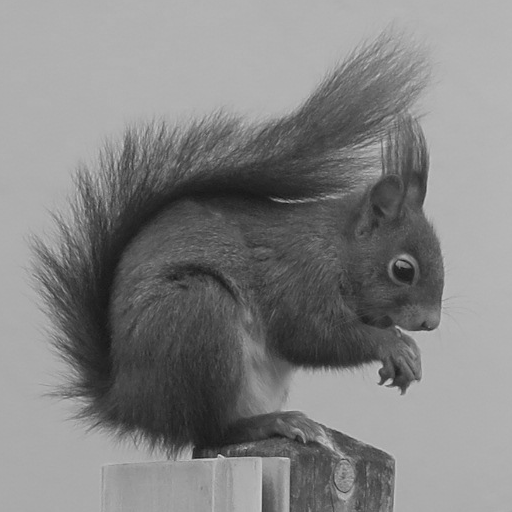
#> input picture LAB/squirrel.png, 512 x 512 px
$ jupyter execute --allow-errors LAB3.ipynb
#> lines starting #> are read from the running program, lines starting #| are printed output that depends on the picture; long printed decimals are rounded
[cell 1]
import skimage.io as io
import matplotlib.pyplot as plt
import skimage as sk
import skimage.color as clr
import matplotlib as mat
import numpy as np
import scipy as sc
import glob


squirrel = io.imread('squirrel.png')
#> squirrel is the input picture: shape (512, 512); min 23, max 213, mean 131
DCTSQ = sc.fftpack.dctn(squirrel,norm='ortho')
fig, ax = plt.subplots(1,4, figsize = (60,60))
ax[0].imshow(squirrel,cmap='gray')
ax[1].imshow(np.log(abs(DCTSQ)),cmap='gray') #On remarque une grande intensité dans les basses fréquences
Mask = np.zeros(DCTSQ.shape)
carre = 200
Mask[0:carre,0:carre] = 1
ConvolveSquirrel = Mask * DCTSQ
ax[2].imshow(np.log(abs(ConvolveSquirrel)),cmap='gray')
CompressSquirrel = sc.fftpack.idctn(ConvolveSquirrel,norm='ortho')
ax[3].imshow(CompressSquirrel,cmap='gray')
MSE = ((np.linalg.norm(squirrel-CompressSquirrel))**2)/(512**2)
#> MSE = 19.46
print('MSE = ',MSE)
#| MSE =  19.463
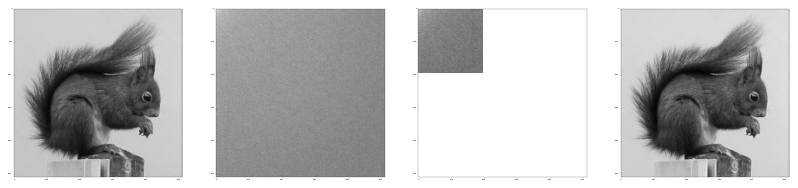
#> figure drawn by matplotlib, 4 panels


$ run again, with LAB/haze.png copied over LAB/squirrel.png
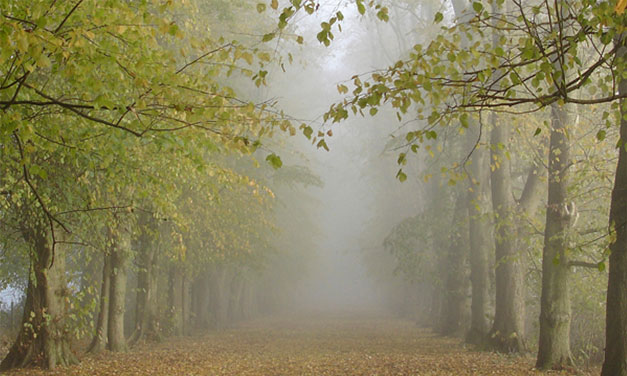
#> input picture LAB/haze.png, 627 x 376 px
#> squirrel is the input picture: shape (376, 627, 3); mean R, G, B 137.9, 131.9, 96.6
#> MSE = 194.1
#| MSE =  194.064
#> `[cell 1] import skimage.io as io import matplotlib.pyplot as plt impor..`:
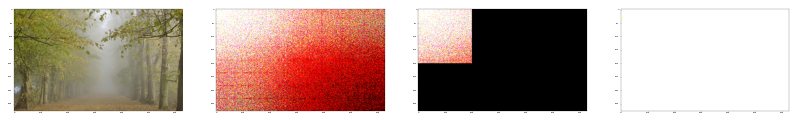
#> figure drawn by matplotlib, 4 panels

$ run again, with LAB/moliets.png copied over LAB/squirrel.png
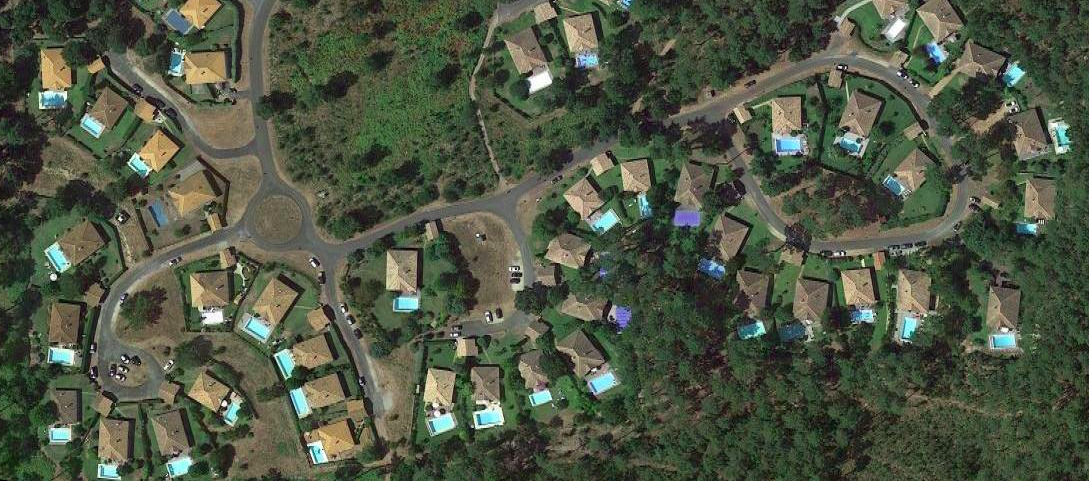
#> input picture LAB/moliets.png, 1089 x 481 px
#> squirrel is the input picture: shape (481, 1089, 3); mean R, G, B 78.5, 85.9, 67.3
#> `CompressSquirrel = sc.fftpack.idctn(ConvolveSquirrel,norm='ortho')`:
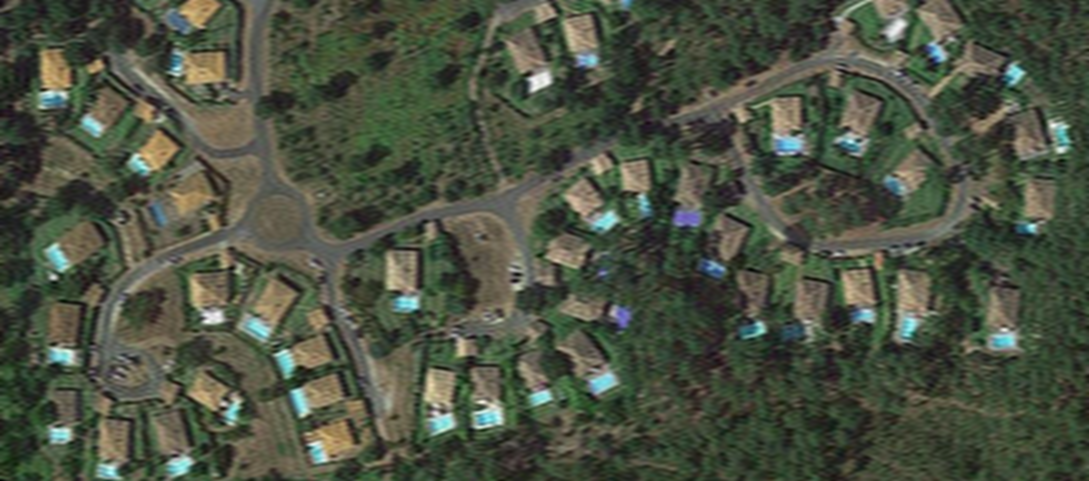
#> CompressSquirrel: shape (481, 1089, 3) float64; mean R, G, B 78.5, 85.9, 67.3; drawn with min black and max white
#> MSE = 1423.2
#| MSE =  1423.162
#> `[cell 1] import skimage.io as io import matplotlib.pyplot as plt impor..`:
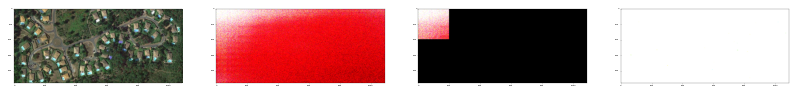
#> figure drawn by matplotlib, 4 panels
